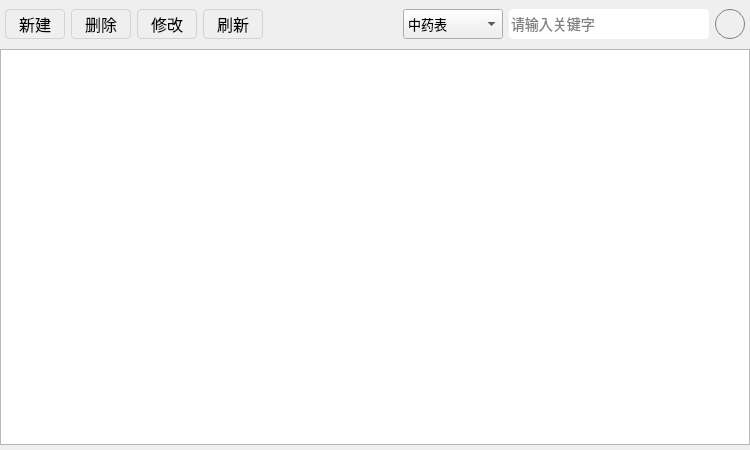
<?xml version="1.0" encoding="UTF-8"?>
<ui version="4.0">
 <class>Form</class>
 <widget class="QWidget" name="Form">
  <property name="geometry">
   <rect>
    <x>0</x>
    <y>0</y>
    <width>750</width>
    <height>450</height>
   </rect>
  </property>
  <property name="windowTitle">
   <string>Form</string>
  </property>
  <property name="styleSheet">
   <string notr="true"/>
  </property>
  <layout class="QVBoxLayout" name="verticalLayout" stretch="1,8">
   <property name="spacing">
    <number>0</number>
   </property>
   <property name="leftMargin">
    <number>0</number>
   </property>
   <property name="topMargin">
    <number>0</number>
   </property>
   <property name="rightMargin">
    <number>0</number>
   </property>
   <property name="bottomMargin">
    <number>5</number>
   </property>
   <item>
    <widget class="QWidget" name="widget" native="true">
     <property name="styleSheet">
      <string notr="true"/>
     </property>
     <layout class="QHBoxLayout" name="horizontalLayout_2">
      <property name="leftMargin">
       <number>5</number>
      </property>
      <property name="topMargin">
       <number>0</number>
      </property>
      <property name="rightMargin">
       <number>5</number>
      </property>
      <property name="bottomMargin">
       <number>0</number>
      </property>
      <item>
       <widget class="QPushButton" name="new_btn">
        <property name="minimumSize">
         <size>
          <width>60</width>
          <height>30</height>
         </size>
        </property>
        <property name="maximumSize">
         <size>
          <width>60</width>
          <height>30</height>
         </size>
        </property>
        <property name="styleSheet">
         <string notr="true">QPushButton {
	font-size:16px;
	border-radius:4px;
	border:1px solid lightgray;
}
QPushButton:hover {
	background-color:rgb(72,203,250);
}
QPushButton:pressed {
	background-color:rgb(85,85,255);
}
QPushButton:checked {
	border:1px solid green;
}
</string>
        </property>
        <property name="text">
         <string>新建</string>
        </property>
        <property name="icon">
         <iconset resource="../my_images.qrc">
          <normaloff>:/database/images/add.png</normaloff>:/database/images/add.png</iconset>
        </property>
        <property name="iconSize">
         <size>
          <width>20</width>
          <height>20</height>
         </size>
        </property>
        <property name="checkable">
         <bool>true</bool>
        </property>
        <property name="autoExclusive">
         <bool>true</bool>
        </property>
       </widget>
      </item>
      <item>
       <widget class="QPushButton" name="delete_btn">
        <property name="minimumSize">
         <size>
          <width>60</width>
          <height>30</height>
         </size>
        </property>
        <property name="maximumSize">
         <size>
          <width>60</width>
          <height>30</height>
         </size>
        </property>
        <property name="styleSheet">
         <string notr="true">QPushButton {
	font-size:16px;
	border-radius:4px;
	border:1px solid lightgray;
}
QPushButton:hover {
	background-color:rgb(72,203,250);
}
QPushButton:pressed {
	background-color:rgb(85,85,255);
}
QPushButton:checked {
	border:1px solid green;
}
</string>
        </property>
        <property name="text">
         <string>删除</string>
        </property>
        <property name="icon">
         <iconset resource="../my_images.qrc">
          <normaloff>:/database/images/delete.png</normaloff>:/database/images/delete.png</iconset>
        </property>
        <property name="iconSize">
         <size>
          <width>20</width>
          <height>20</height>
         </size>
        </property>
        <property name="checkable">
         <bool>true</bool>
        </property>
        <property name="autoExclusive">
         <bool>true</bool>
        </property>
       </widget>
      </item>
      <item>
       <widget class="QPushButton" name="edit_btn">
        <property name="minimumSize">
         <size>
          <width>60</width>
          <height>30</height>
         </size>
        </property>
        <property name="maximumSize">
         <size>
          <width>60</width>
          <height>30</height>
         </size>
        </property>
        <property name="styleSheet">
         <string notr="true">QPushButton {
	font-size:16px;
	border-radius:4px;
	border:1px solid lightgray;
}
QPushButton:hover {
	background-color:rgb(72,203,250);
}
QPushButton:pressed {
	background-color:rgb(85,85,255);
}
QPushButton:checked {
	border:1px solid green;
}
</string>
        </property>
        <property name="text">
         <string>修改</string>
        </property>
        <property name="icon">
         <iconset resource="../my_images.qrc">
          <normaloff>:/database/images/edit.png</normaloff>:/database/images/edit.png</iconset>
        </property>
        <property name="iconSize">
         <size>
          <width>20</width>
          <height>20</height>
         </size>
        </property>
        <property name="checkable">
         <bool>true</bool>
        </property>
        <property name="autoExclusive">
         <bool>true</bool>
        </property>
       </widget>
      </item>
      <item>
       <widget class="QPushButton" name="refresh_btn">
        <property name="minimumSize">
         <size>
          <width>60</width>
          <height>30</height>
         </size>
        </property>
        <property name="maximumSize">
         <size>
          <width>60</width>
          <height>30</height>
         </size>
        </property>
        <property name="styleSheet">
         <string notr="true">QPushButton {
	font-size:16px;
	border-radius:4px;
	border:1px solid lightgray;
}
QPushButton:hover {
	background-color:rgb(72,203,250);
}
QPushButton:pressed {
	background-color:rgb(85,85,255);
}</string>
        </property>
        <property name="text">
         <string>刷新</string>
        </property>
        <property name="icon">
         <iconset resource="../my_images.qrc">
          <normaloff>:/database/images/refresh.png</normaloff>:/database/images/refresh.png</iconset>
        </property>
        <property name="iconSize">
         <size>
          <width>16</width>
          <height>16</height>
         </size>
        </property>
        <property name="checkable">
         <bool>true</bool>
        </property>
        <property name="autoExclusive">
         <bool>true</bool>
        </property>
       </widget>
      </item>
      <item>
       <spacer name="horizontalSpacer">
        <property name="orientation">
         <enum>Qt::Horizontal</enum>
        </property>
        <property name="sizeHint" stdset="0">
         <size>
          <width>20</width>
          <height>20</height>
         </size>
        </property>
       </spacer>
      </item>
      <item>
       <widget class="QComboBox" name="table_comboBox">
        <property name="minimumSize">
         <size>
          <width>100</width>
          <height>30</height>
         </size>
        </property>
        <property name="font">
         <font>
          <family>微软雅黑</family>
          <pointsize>10</pointsize>
         </font>
        </property>
        <item>
         <property name="text">
          <string>中药表</string>
         </property>
        </item>
        <item>
         <property name="text">
          <string>成分表</string>
         </property>
        </item>
        <item>
         <property name="text">
          <string>靶点表</string>
         </property>
        </item>
        <item>
         <property name="text">
          <string>通路表</string>
         </property>
        </item>
       </widget>
      </item>
      <item>
       <widget class="QLineEdit" name="keyword_lineEdit">
        <property name="minimumSize">
         <size>
          <width>200</width>
          <height>30</height>
         </size>
        </property>
        <property name="maximumSize">
         <size>
          <width>200</width>
          <height>30</height>
         </size>
        </property>
        <property name="styleSheet">
         <string notr="true">QLineEdit{
	font-size:14px;
	border-radius:4px;
}</string>
        </property>
        <property name="placeholderText">
         <string>请输入关键字</string>
        </property>
       </widget>
      </item>
      <item>
       <widget class="QPushButton" name="search_btn">
        <property name="minimumSize">
         <size>
          <width>30</width>
          <height>30</height>
         </size>
        </property>
        <property name="maximumSize">
         <size>
          <width>30</width>
          <height>30</height>
         </size>
        </property>
        <property name="styleSheet">
         <string notr="true">QPushButton {
	font-size:16px;
	border-radius:15px;
	border:1px solid gray;
}
QPushButton:hover {
	background-color:rgb(72,203,250);
}
QPushButton:pressed {
	background-color:rgb(85,85,255);
}</string>
        </property>
        <property name="text">
         <string/>
        </property>
        <property name="icon">
         <iconset resource="../my_images.qrc">
          <normaloff>:/database/images/search.png</normaloff>:/database/images/search.png</iconset>
        </property>
        <property name="iconSize">
         <size>
          <width>20</width>
          <height>20</height>
         </size>
        </property>
        <property name="checkable">
         <bool>true</bool>
        </property>
        <property name="autoExclusive">
         <bool>true</bool>
        </property>
       </widget>
      </item>
     </layout>
    </widget>
   </item>
   <item>
    <widget class="QWidget" name="widget_2" native="true">
     <property name="styleSheet">
      <string notr="true"/>
     </property>
     <layout class="QHBoxLayout" name="horizontalLayout_3">
      <property name="spacing">
       <number>0</number>
      </property>
      <property name="leftMargin">
       <number>0</number>
      </property>
      <property name="topMargin">
       <number>0</number>
      </property>
      <property name="rightMargin">
       <number>0</number>
      </property>
      <property name="bottomMargin">
       <number>0</number>
      </property>
      <item>
       <widget class="QTableWidget" name="data_tableWidget">
        <property name="selectionMode">
         <enum>QAbstractItemView::SingleSelection</enum>
        </property>
        <property name="selectionBehavior">
         <enum>QAbstractItemView::SelectRows</enum>
        </property>
       </widget>
      </item>
     </layout>
    </widget>
   </item>
  </layout>
 </widget>
 <resources>
  <include location="../my_images.qrc"/>
 </resources>
 <connections>
  <connection>
   <sender>new_btn</sender>
   <signal>clicked()</signal>
   <receiver>Form</receiver>
   <slot>new_data()</slot>
   <hints>
    <hint type="sourcelabel">
     <x>32</x>
     <y>23</y>
    </hint>
    <hint type="destinationlabel">
     <x>-13</x>
     <y>23</y>
    </hint>
   </hints>
  </connection>
  <connection>
   <sender>delete_btn</sender>
   <signal>clicked()</signal>
   <receiver>Form</receiver>
   <slot>delete_data()</slot>
   <hints>
    <hint type="sourcelabel">
     <x>110</x>
     <y>12</y>
    </hint>
    <hint type="destinationlabel">
     <x>99</x>
     <y>-20</y>
    </hint>
   </hints>
  </connection>
  <connection>
   <sender>edit_btn</sender>
   <signal>clicked()</signal>
   <receiver>Form</receiver>
   <slot>edit_data()</slot>
   <hints>
    <hint type="sourcelabel">
     <x>168</x>
     <y>12</y>
    </hint>
    <hint type="destinationlabel">
     <x>176</x>
     <y>-15</y>
    </hint>
   </hints>
  </connection>
  <connection>
   <sender>refresh_btn</sender>
   <signal>clicked()</signal>
   <receiver>Form</receiver>
   <slot>refresh_data()</slot>
   <hints>
    <hint type="sourcelabel">
     <x>370</x>
     <y>14</y>
    </hint>
    <hint type="destinationlabel">
     <x>369</x>
     <y>-11</y>
    </hint>
   </hints>
  </connection>
  <connection>
   <sender>table_comboBox</sender>
   <signal>currentTextChanged(QString)</signal>
   <receiver>Form</receiver>
   <slot>change_table()</slot>
   <hints>
    <hint type="sourcelabel">
     <x>461</x>
     <y>22</y>
    </hint>
    <hint type="destinationlabel">
     <x>468</x>
     <y>-11</y>
    </hint>
   </hints>
  </connection>
  <connection>
   <sender>search_btn</sender>
   <signal>clicked()</signal>
   <receiver>Form</receiver>
   <slot>condition_search()</slot>
   <hints>
    <hint type="sourcelabel">
     <x>726</x>
     <y>24</y>
    </hint>
    <hint type="destinationlabel">
     <x>755</x>
     <y>21</y>
    </hint>
   </hints>
  </connection>
 </connections>
 <slots>
  <slot>new_data()</slot>
  <slot>delete_data()</slot>
  <slot>edit_data()</slot>
  <slot>up_data()</slot>
  <slot>down_data()</slot>
  <slot>refresh_data()</slot>
  <slot>change_table()</slot>
  <slot>condition_search()</slot>
 </slots>
</ui>
